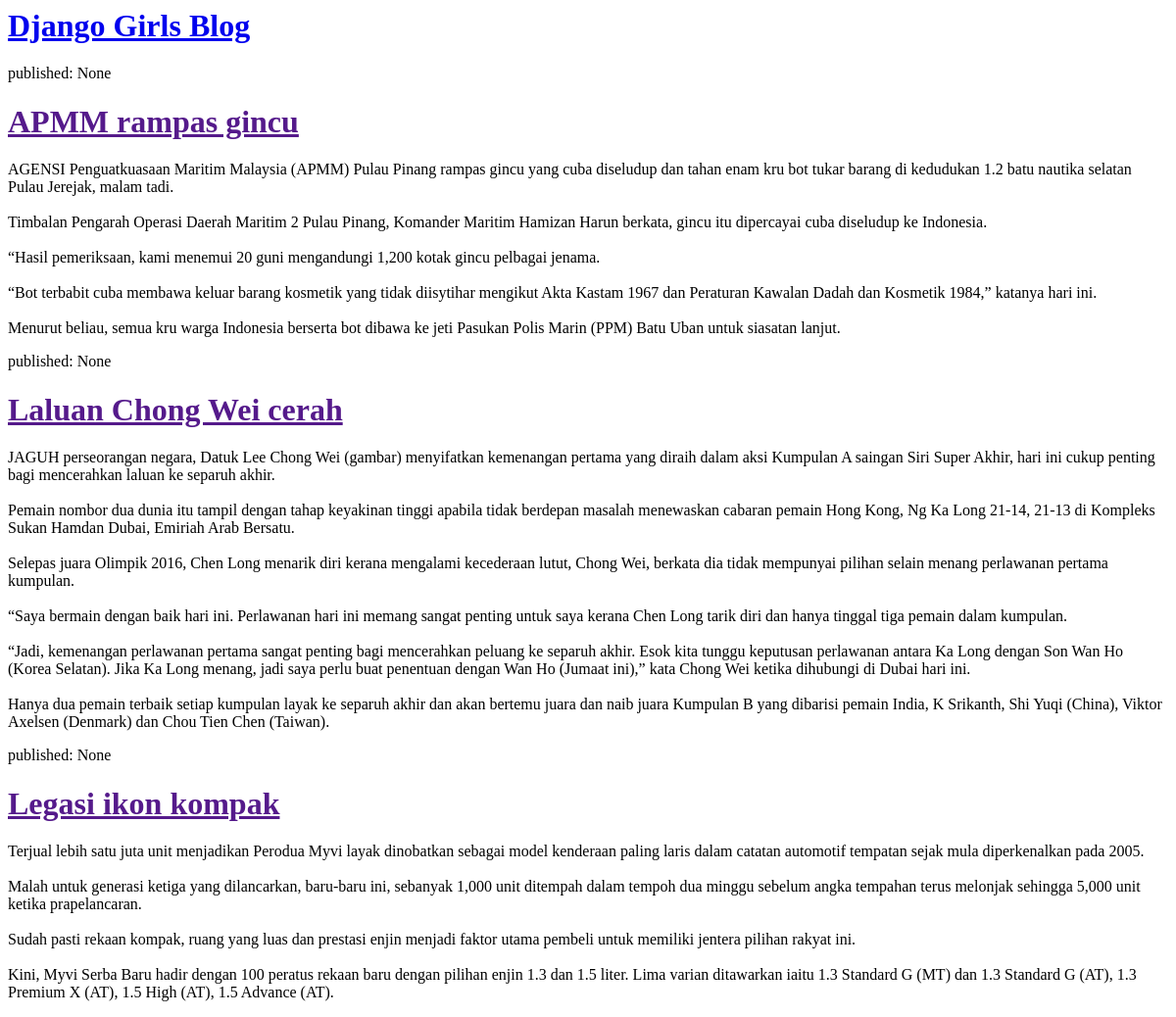
Before: / with the older database file.
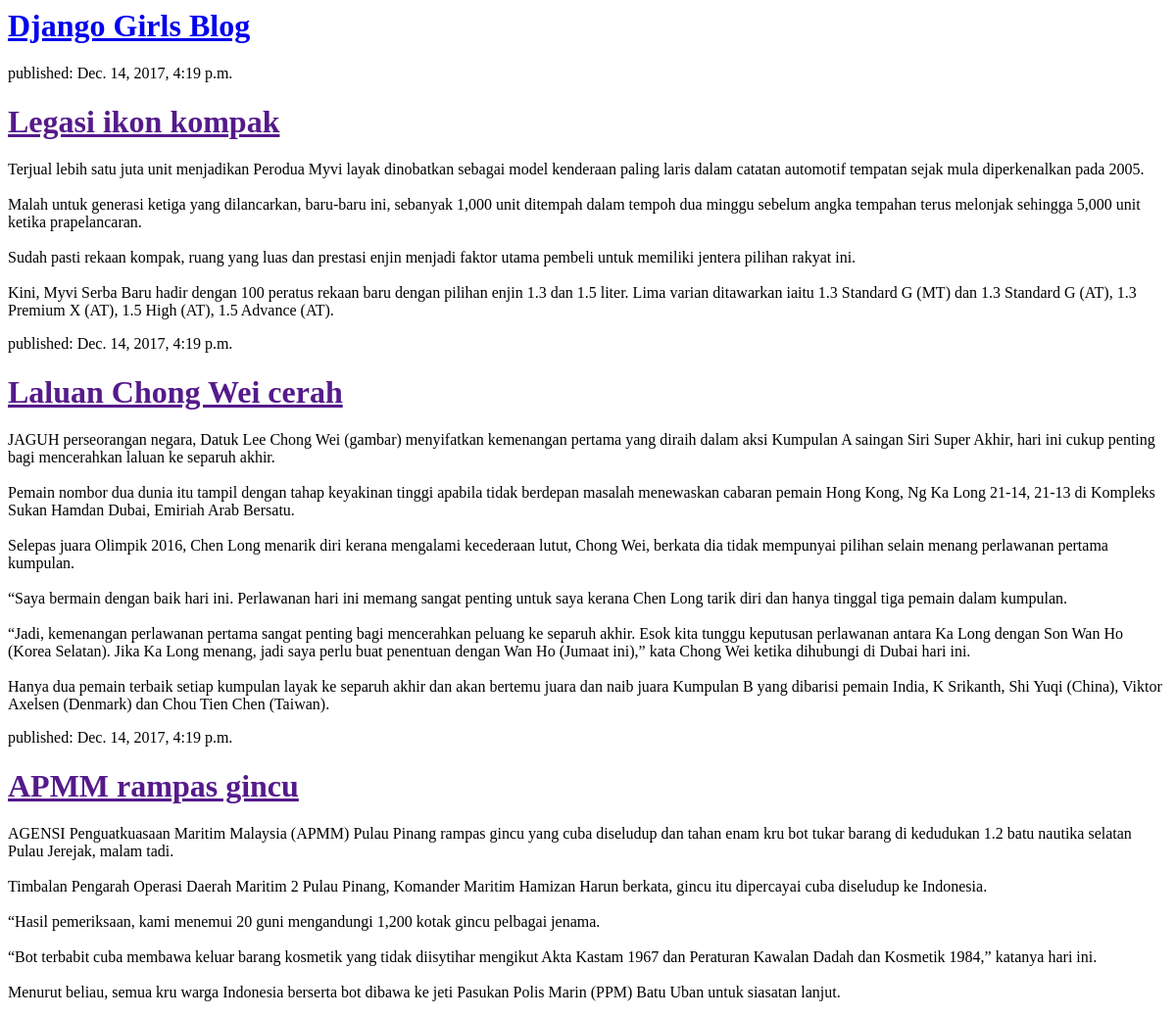
After: the same page with the newer database file.
### blog/models.py (models this page shows, shortened)
class Post(models.Model):
    author = models.ForeignKey('auth.User',on_delete=models.CASCADE)
    title = models.CharField(max_length=200)
    text = models.TextField()
    created_date = models.DateTimeField(
            default=timezone.now)
    published_date = models.DateTimeField(
            blank=True, null=True)

### blog/views.py (the view)
# urls.py: url(r'^$', views.post_list, name='post_list'),
def post_list(request):
    posts = Post.objects.all().order_by('published_date')
    return render(request, 'blog/post_list.html', {'posts': posts})

### blog/templates/blog/post_list.html (shortened to what this page needs)
{% load staticfiles %}
<html>
    <head>
    </head>
    <body>
        <div>
       		<h1><a href="/">Django Girls Blog</a></h1>
		</div>
		{% for post in posts %}
		    <div>
		        <p>published: {{ post.published_date }}</p>
		        <h1><a href="">{{ post.title }}</a></h1>
		        <p>{{ post.text|linebreaksbr }}</p>
		    </div>
		{% endfor %}
    </body>
</html>
<link rel="stylesheet" href="{% static 'css/blog.css' %}">

### blog/static/css/blog.css (style rules this page uses)
h1, h2, h3, h4 { font-family: 'Lobster', cursive; }

Changed rows visible on the page:
changed Post "Legasi ikon kompak": published_date "None" → "Dec. 14, 2017, 4:19 p.m."; moves up the list
changed Post "Laluan Chong Wei cerah": published_date "None" → "Dec. 14, 2017, 4:19 p.m."; moves down the list
changed Post "APMM rampas gincu": published_date "None" → "Dec. 14, 2017, 4:19 p.m."
